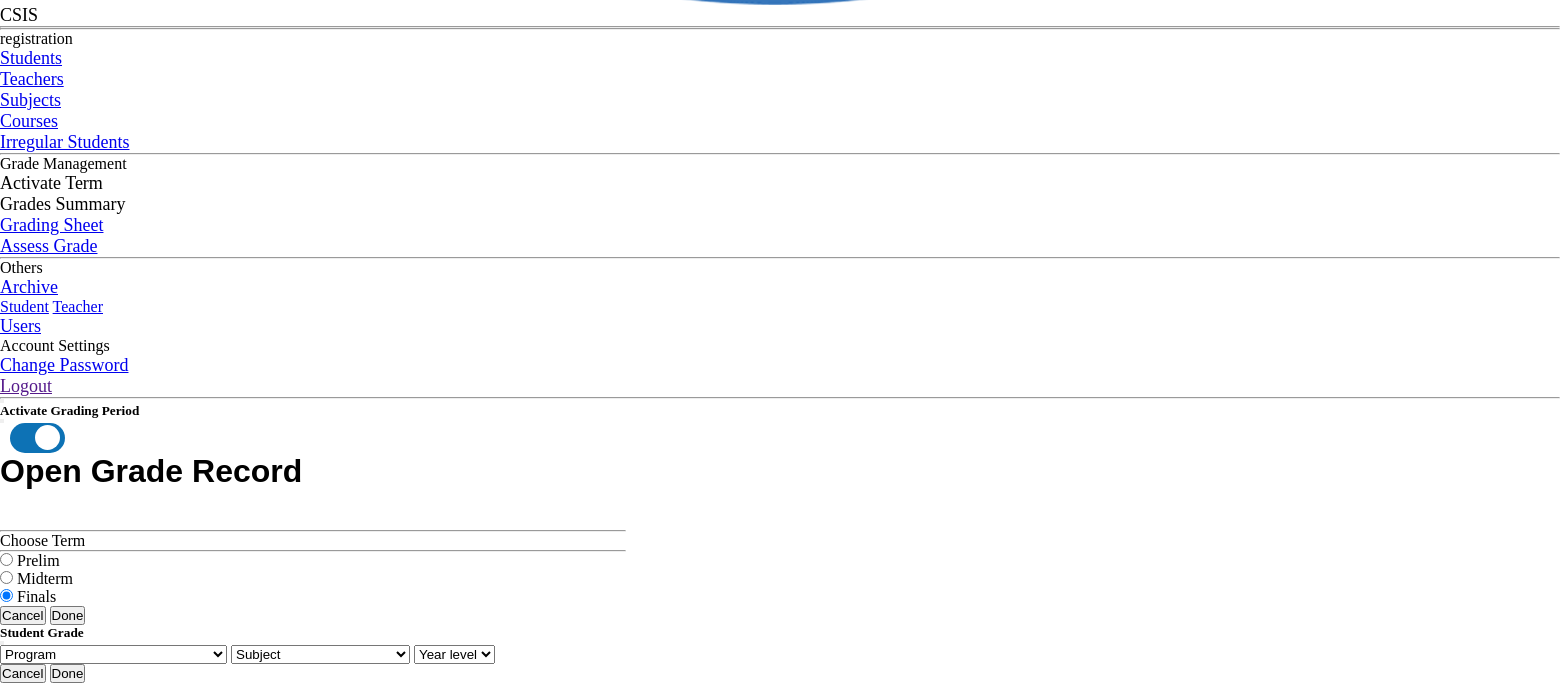
/admin/adminlayout/_sidebar.blade.php (lower part), run on an earlier commit of the app's database.
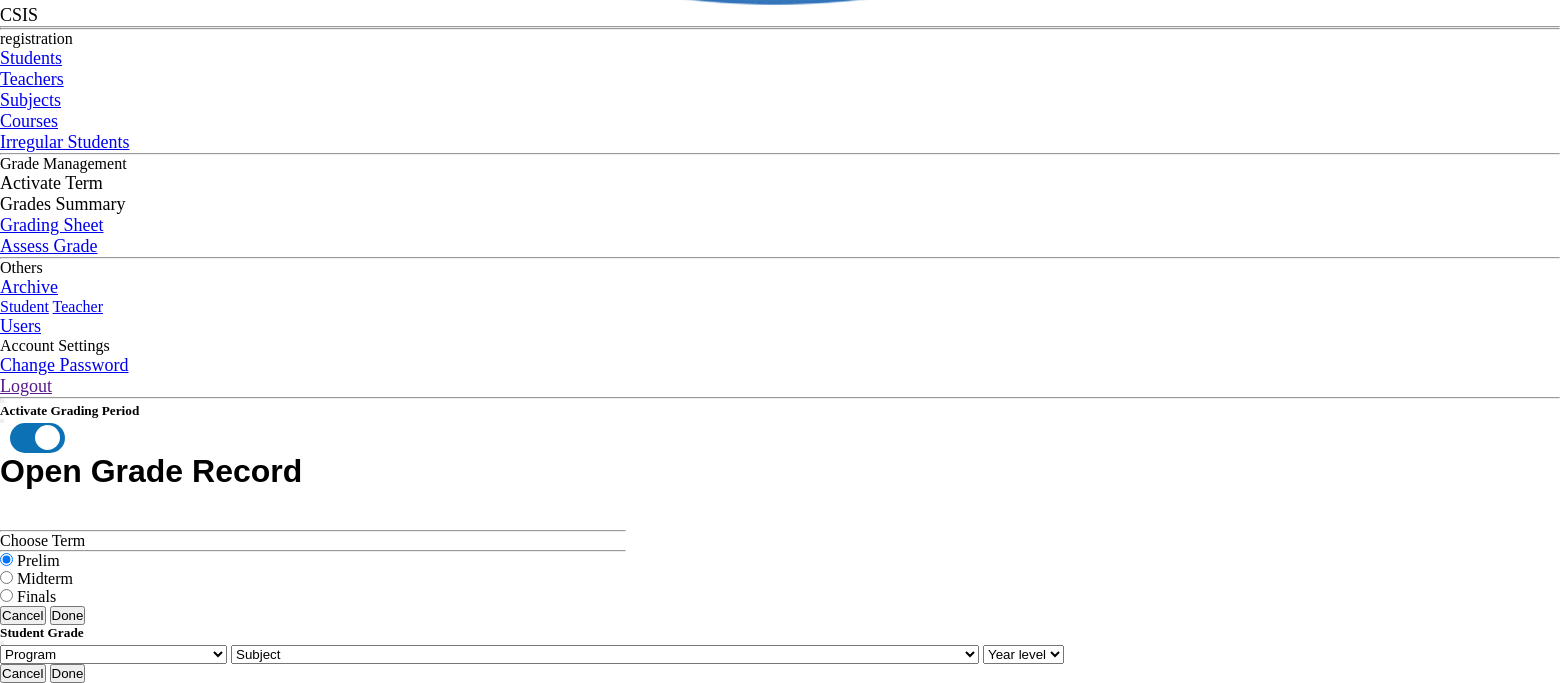
And on a later commit of the database.
### tables this page shows
CREATE TABLE `gradingstatus` (
  `id` int(11) NOT NULL,
  `status` text NOT NULL,
  `term` varchar(128) NOT NULL
);

### admin/management/studentgrade.admin.php (the view, shortened to what this page needs)
<div class="modal fade" id="StudentGrade" tabindex="-1" role="dialog" aria-hidden="true">
    <div class="modal-dialog" role="document">
        <div class="modal-content">
            <div class="modal-header bg-primary">
                <h5 class="modal-title text-light" id="exampleModalLabel">Student Grade</h5>
                <button class="close text-light" type="button" data-dismiss="modal" aria-label="Close">
                </button>
            </div>
            <form action="../student/Grade.admin.php" method="get">
                <div class="modal-body ">
                <div class="form-group">
                    <select name="course" id="c" class="form-control m-1" required>
                            <option value="">Program</option>
                        </select>
                        <select name="sub" id="c" class="form-control m-1" required>
                            <option value="">Subject</option>
                        </select>
                        <select name="year" id="d" class="form-control m-1" required>
                            <option value="">Year level</option>
                        </select>
                    </div>
                </div>
                <div class="modal-footer">
                    <button class="btn btn-sm btn-outline-secondary" type="button" data-dismiss="modal">Cancel</button>
                    <button class="btn btn-sm btn-outline-primary" type="submit" name="ok">Done</button>
                </div>
            </form>
        </div>
    </div>
</div>

### admin/management/gradingtoggle.admin.php (shortened to what this page needs)
<?php
 $sql = "SELECT * from gradingstatus";
 $result = $conn->query($sql);
 if ($result->num_rows > 0) {
     while ($row = $result->fetch_assoc()) {
$term = $row['term'];
     }
 }
?>
<div class="modal fade" id="grading" tabindex="-1" role="dialog" aria-hidden="true">
    <div class="modal-dialog" role="document">
        <div class="modal-content">
            <div class="modal-header bg-primary">
                <h5 class="modal-title text-light" id="exampleModalLabel">Activate Grading Period</h5>
                <button class="close text-light" type="button" data-dismiss="modal" aria-label="Close">
                </button>
            </div>
            <form action="../../database/addrecord/gradingstatus.db.php" method="post" id="loginForm">
                <div class="modal-body ">
                    <div class=" row">
                        <label class="switch mt-2">
                            <span class="slider"></span>
                        </label>
                        <h1 class="">Open Grade Record</h1>
                    </div>
                    <div class="row d-flex ">
                        <hr class="divider bg-info" style="width: 40%;">
                        <a class="" style="size: 200px;">Choose Term</a>
                        <hr class="divider bg-info" style="width: 40%;">
                    </div>
                    <div class="form-check ">
                        <input class="form-check-input " type="radio" name="term" value="prelim"  <?php if ($term == 'prelim') {?> checked <?php } ?>>
                        <label class="form-check-label" for="flexRadioDefault1">
                            Prelim
                        </label>
                    </div>
                    <div class="form-check">
                        <input class="form-check-input" type="radio" name="term" value="midterm" <?php  if ( $term == 'midterm' ) {?> checked <?php }?>>
                        <label class="form-check-label" for="flexRadioDefault2">
                            Midterm
                        </label>
                    </div>
                    <div class="form-check">
                        <input class="form-check-input" type="radio" name="term" value="final"  <?php  if ( $term == 'final' ) {?> checked <?php }?>>
                        <label class="form-check-label" for="flexRadioDefault2">
                            Finals
                        </label>
                    </div>
                </div>
                <div class="modal-footer">
                    <button class="btn btn-sm btn-outline-secondary" type="button" data-dismiss="modal">Cancel</button>
                    <button class="btn btn-sm btn-outline-primary" type="submit" name="ok">Done</button>
                </div>
            </form>
        </div>
    </div>
</div>

What changed in the data, as far as the page shows it:
changed gradingstatus: term "☐" → "☑"; term "☑" → "☐"
